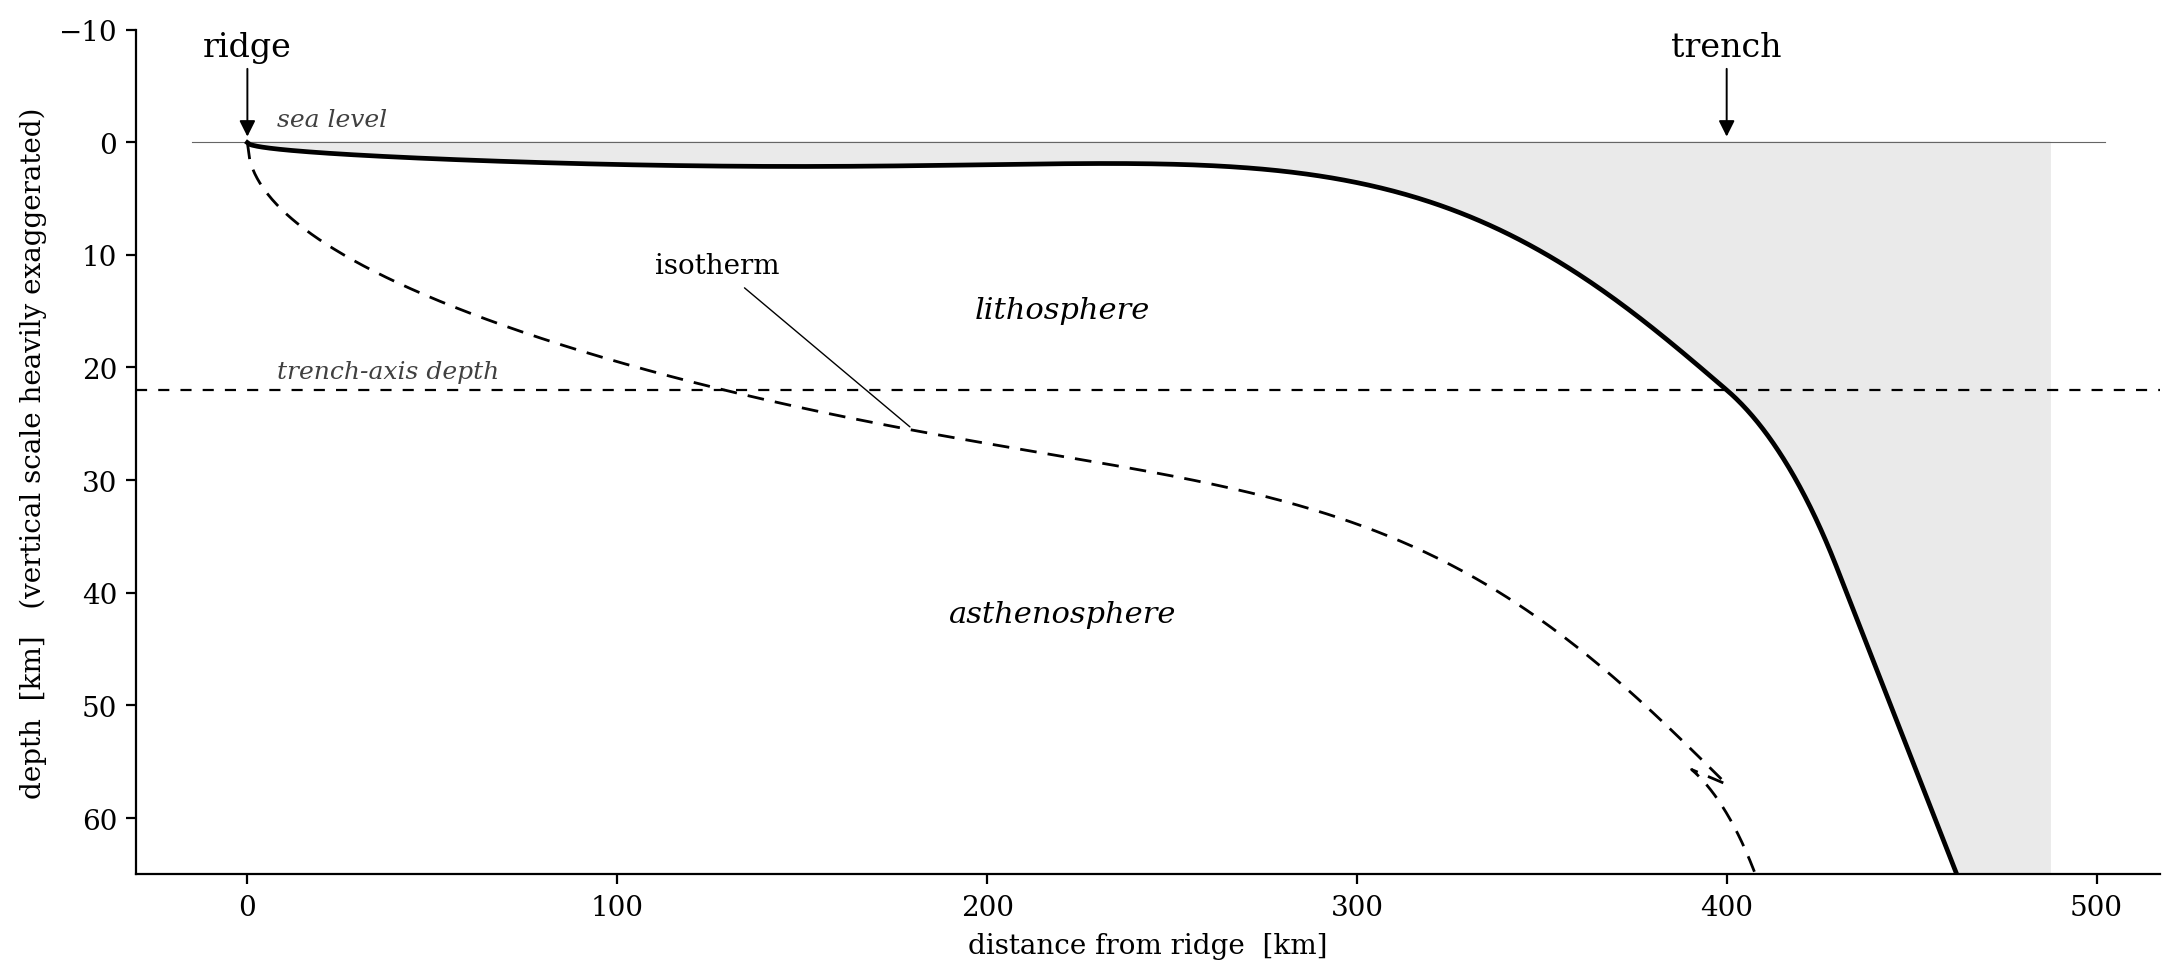

This figure's Python source:
"""Schematic v4 — zoom in, water-filled trench, slab truncated.

Changes from v3:
- y-axis zoomed to 0-65 km so the trench depression is the dominant feature
- slab segment truncated (it just exits the figure — don't try to show full descent)
- light grey fill between sea level (z=0) and the plate surface = water/ocean
- dashed horizontal line at the trench-axis depth
- forebulge from the elastic flexure curve is visible
"""
from pathlib import Path

import matplotlib.pyplot as plt
import numpy as np

# === Geometry parameters (km) ================================================
L         = 400.0
L_slab    = 75.0
S0        = 4.0
W_t       = 18.0
alpha     = 65.0
H_plate   = 35.0
dip       = np.deg2rad(40)
R_top     = 80.0

# === Pre-trench surface ======================================================
xp = np.linspace(0, L, 600)
z_regional = S0 * np.sqrt(xp / L)
xi = (L - xp) / alpha
z_flexure  = W_t * np.exp(-xi) * np.cos(xi)
z_top_pre  = z_regional + z_flexure

plate_thickness_pre = H_plate * np.sqrt(xp / L)
z_iso_pre  = z_top_pre + plate_thickness_pre

# === Bend at the trench ======================================================
dz_dx_at_L  = W_t / alpha + 0.5 * S0 / L
theta_init  = np.arctan(dz_dx_at_L)
bend_angle  = dip - theta_init

xC = L - R_top * np.sin(theta_init)
zC = z_top_pre[-1] + R_top * np.cos(theta_init)
R_bot = R_top - H_plate

delta = np.linspace(0, bend_angle, 200)
x_bend_top = xC + R_top * np.sin(theta_init + delta)
z_bend_top = zC - R_top * np.cos(theta_init + delta)
x_bend_iso = xC + R_bot * np.sin(theta_init + delta)
z_bend_iso = zC - R_bot * np.cos(theta_init + delta)

# === Slab (short — exits the plotted region) =================================
ts = np.linspace(0, L_slab, 150)
x_slab_top = x_bend_top[-1] + ts * np.cos(dip)
z_slab_top = z_bend_top[-1] + ts * np.sin(dip)
x_slab_iso = x_bend_iso[-1] + ts * np.cos(dip)
z_slab_iso = z_bend_iso[-1] + ts * np.sin(dip)

# === Combined ================================================================
x_top = np.concatenate([xp, x_bend_top, x_slab_top])
z_top = np.concatenate([z_top_pre, z_bend_top, z_slab_top])
x_iso = np.concatenate([xp, x_bend_iso, x_slab_iso])
z_iso = np.concatenate([z_iso_pre, z_bend_iso, z_slab_iso])

z_trench_axis = float(z_top_pre[-1])

# === Plot ====================================================================
plt.rcParams.update({
    "font.family": "serif",
    "mathtext.fontset": "cm",
    "axes.linewidth": 0.8,
    "axes.edgecolor": "black",
})

fig, ax = plt.subplots(figsize=(11, 5))

# Water — fill between sea level (z=0) and the plate surface
ax.fill_between(x_top, 0, z_top, where=(z_top > 0), color="#eaeaea", zorder=1)

# Trench-axis horizontal reference
ax.axhline(z_trench_axis, color="k", ls="--", lw=0.8, dashes=(5, 5), zorder=2)
ax.text(L * 0.02, z_trench_axis - 0.6, "trench-axis depth",
        fontsize=9, ha="left", va="bottom", style="italic", color="0.25")

# Surface and isotherm
ax.plot(x_top, z_top, "k-", lw=1.7, zorder=4)
ax.plot(x_iso, z_iso, "k-", lw=1.0, dashes=(6, 4), zorder=4)

# Sea level ticks
ax.plot([-15, x_top.max() + 15], [0, 0], color="0.4", lw=0.4, zorder=3)
ax.text(L * 0.02, -1.0, "sea level", fontsize=9, ha="left", va="bottom",
        style="italic", color="0.25")

# Ridge & trench markers — small annotation arrows from above
for x_mark, label in [(0, "ridge"), (L, "trench")]:
    ax.annotate(label, xy=(x_mark, 0), xytext=(x_mark, -7),
                ha="center", va="bottom", fontsize=12,
                arrowprops=dict(arrowstyle="-|>", lw=0.7, color="k",
                                shrinkA=0, shrinkB=2))

# Region labels
mid_pre = int(0.55 * len(xp))
ax.text(xp[mid_pre], 0.5 * (z_top_pre[mid_pre] + z_iso_pre[mid_pre]),
        "lithosphere", fontsize=11, style="italic", ha="center", va="center")

ax.text(xp[mid_pre], z_iso_pre[mid_pre] + 14, "asthenosphere",
        fontsize=11, style="italic", ha="center", va="center")

# Slab label — pointed off the lower-right edge with arrow
slab_label_x = x_slab_top[-1]
slab_label_z = 0.5 * (z_slab_top[-1] + z_slab_iso[-1])
ax.annotate("slab", xy=(slab_label_x - 6, slab_label_z),
            xytext=(slab_label_x + 30, slab_label_z + 10),
            fontsize=11, style="italic", ha="left", va="center",
            arrowprops=dict(arrowstyle="-", lw=0.5, color="k"))

# Isotherm leader
iso_pt_idx = int(0.45 * len(xp))
ax.annotate("isotherm",
            xy=(xp[iso_pt_idx], z_iso_pre[iso_pt_idx]),
            xytext=(xp[iso_pt_idx] - 70, z_iso_pre[iso_pt_idx] - 14),
            fontsize=10, ha="left",
            arrowprops=dict(arrowstyle="-", lw=0.5))

# === Axes ====================================================================
ax.invert_yaxis()
ax.set_xlim(-30, x_top.max() + 30)
ax.set_ylim(65, -10)
ax.set_xlabel("distance from ridge  [km]")
ax.set_ylabel("depth  [km]   (vertical scale heavily exaggerated)")
ax.spines["top"].set_visible(False)
ax.spines["right"].set_visible(False)

fig.tight_layout()

out = Path("/tmp/schematic_v4.png")
fig.savefig(out, bbox_inches="tight", dpi=200)
print(f"wrote {out}")
